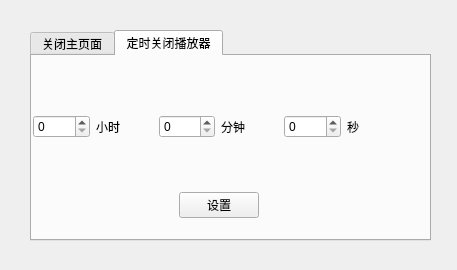
<?xml version="1.0" encoding="UTF-8"?>
<ui version="4.0">
 <class>MusicSet</class>
 <widget class="QWidget" name="MusicSet">
  <property name="geometry">
   <rect>
    <x>0</x>
    <y>0</y>
    <width>457</width>
    <height>270</height>
   </rect>
  </property>
  <property name="windowTitle">
   <string>音乐播放器设置</string>
  </property>
  <property name="windowIcon">
   <iconset resource="res.qrc">
    <normaloff>:/images/VMP2.png</normaloff>:/images/VMP2.png</iconset>
  </property>
  <widget class="QTabWidget" name="tabWidget">
   <property name="geometry">
    <rect>
     <x>30</x>
     <y>30</y>
     <width>401</width>
     <height>211</height>
    </rect>
   </property>
   <property name="currentIndex">
    <number>1</number>
   </property>
   <widget class="QWidget" name="tab">
    <attribute name="title">
     <string>关闭主页面</string>
    </attribute>
    <widget class="QWidget" name="layoutWidget">
     <property name="geometry">
      <rect>
       <x>40</x>
       <y>20</y>
       <width>321</width>
       <height>141</height>
      </rect>
     </property>
     <layout class="QVBoxLayout" name="verticalLayout">
      <item>
       <widget class="QRadioButton" name="radioButtonMin">
        <property name="text">
         <string>最小化到托盘，不退出</string>
        </property>
       </widget>
      </item>
      <item>
       <widget class="QRadioButton" name="radioButtonExit">
        <property name="text">
         <string>退出程序</string>
        </property>
        <property name="checked">
         <bool>true</bool>
        </property>
       </widget>
      </item>
     </layout>
    </widget>
   </widget>
   <widget class="QWidget" name="tab_2">
    <attribute name="title">
     <string>定时关闭播放器</string>
    </attribute>
    <widget class="QWidget" name="layoutWidget">
     <property name="geometry">
      <rect>
       <x>1</x>
       <y>11</y>
       <width>371</width>
       <height>151</height>
      </rect>
     </property>
     <layout class="QVBoxLayout" name="verticalLayout_2">
      <item>
       <layout class="QHBoxLayout" name="horizontalLayout">
        <item>
         <widget class="QSpinBox" name="spinBoxHour"/>
        </item>
        <item>
         <widget class="QLabel" name="label">
          <property name="text">
           <string>小时</string>
          </property>
         </widget>
        </item>
        <item>
         <widget class="QSpinBox" name="spinBoxMin"/>
        </item>
        <item>
         <widget class="QLabel" name="label_2">
          <property name="text">
           <string>分钟</string>
          </property>
         </widget>
        </item>
        <item>
         <widget class="QSpinBox" name="spinBoxSec"/>
        </item>
        <item>
         <widget class="QLabel" name="label_3">
          <property name="text">
           <string>秒 </string>
          </property>
         </widget>
        </item>
       </layout>
      </item>
      <item>
       <layout class="QHBoxLayout" name="horizontalLayout_2">
        <item>
         <spacer name="horizontalSpacer">
          <property name="orientation">
           <enum>Qt::Horizontal</enum>
          </property>
          <property name="sizeHint" stdset="0">
           <size>
            <width>40</width>
            <height>20</height>
           </size>
          </property>
         </spacer>
        </item>
        <item>
         <widget class="QPushButton" name="pushButtonSet">
          <property name="text">
           <string>设置</string>
          </property>
         </widget>
        </item>
        <item>
         <spacer name="horizontalSpacer_2">
          <property name="orientation">
           <enum>Qt::Horizontal</enum>
          </property>
          <property name="sizeHint" stdset="0">
           <size>
            <width>40</width>
            <height>20</height>
           </size>
          </property>
         </spacer>
        </item>
       </layout>
      </item>
     </layout>
    </widget>
   </widget>
  </widget>
 </widget>
 <resources>
  <include location="res.qrc"/>
 </resources>
 <connections/>
</ui>
